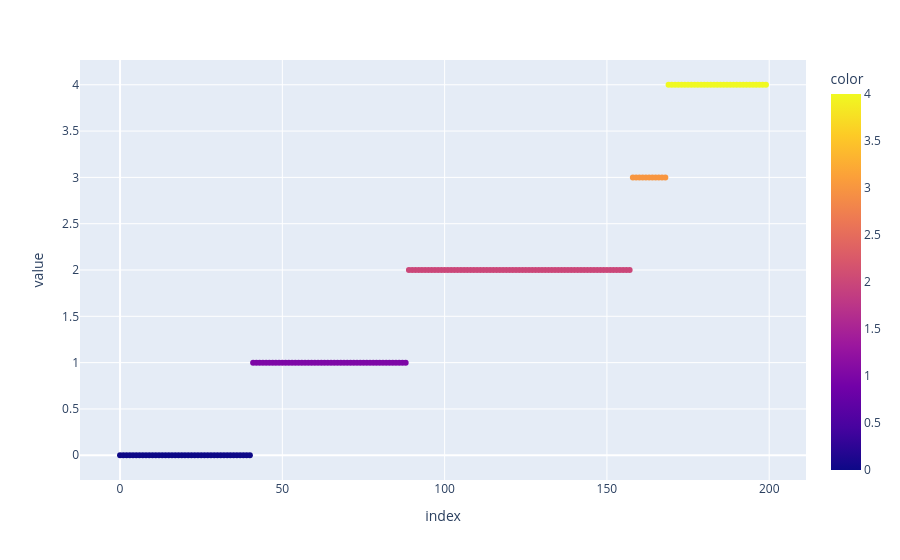

Notebook source saved alongside this figure:
### Code cell
p = y_test_windowed[st:sp]
px.scatter(p,color=p)

### Figure 1 — Plotly figure (JSON) as saved in the notebook; plotly's stock layout.template omitted (floating-point values rounded to 4 significant figures; data arrays with more than 128 entries replaced by an {"elided": "..."} marker saying what was removed)
{"data": [{"hovertemplate": "index=%{x}<br>value=%{y}<br>color=%{marker.color}<extra></extra>", "legendgroup": "", "marker": {"color": {"elided": "200 int values"}, "coloraxis": "coloraxis", "symbol": "circle"}, "mode": "markers", "name": "", "orientation": "v", "showlegend": false, "type": "scatter", "x": {"elided": "200 int values"}, "xaxis": "x", "y": {"elided": "200 int values"}, "yaxis": "y"}], "layout": {"coloraxis": {"colorbar": {"title": {"text": "color"}}, "colorscale": [[0, "#0d0887"], [0.1111, "#46039f"], [0.2222, "#7201a8"], [0.3333, "#9c179e"], [0.4444, "#bd3786"], [0.5556, "#d8576b"], [0.6667, "#ed7953"], [0.7778, "#fb9f3a"], [0.8889, "#fdca26"], [1, "#f0f921"]]}, "legend": {"tracegroupgap": 0}, "margin": {"t": 60}, "xaxis": {"anchor": "y", "domain": [0, 1], "title": {"text": "index"}}, "yaxis": {"anchor": "x", "domain": [0, 1], "title": {"text": "value"}}}}
